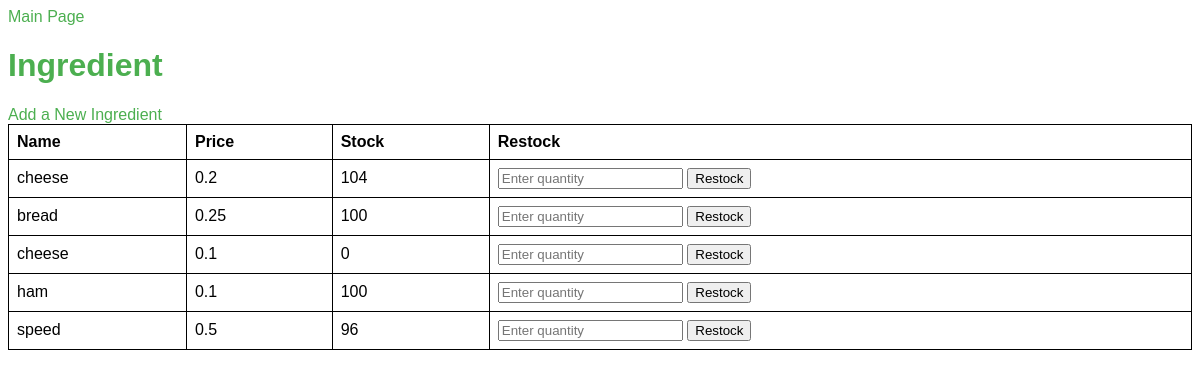
/ingredients, run on the app's committed database.
### backend/app/models/ingredient.py (models this page shows, shortened)
class Ingredient(Base):
    __tablename__ = "ingredients"
    ingredient_id = Column(Integer, primary_key=True, index=True)
    name = Column(String, index=True)
    price_per_unit = Column(Float)  # Purchasing price per unit
    stock_quantity = Column(Integer, default=0)
    ingredient_products = relationship("ProductIngredient", back_populates="ingredient")

### backend/app/services/admin_webpage.py (the view)
@app.route('/ingredients')
def ingredients():
    try:
        ingredients = database.get_all_ingredients(eager_load=True)
        return render_template(INGREDIENTS_TEMPLATE, ingredients=ingredients)
    except Exception as e:
        logging.error(f"Error in ingredients: {e}", exc_info=e)
        return render_template(INGREDIENTS_TEMPLATE, ingredients=[], error_message=str(e))

### backend/app/chame_app/database_instance.py (called while the page is built)
    def get_session(self):
        try:
            return self.SessionLocal()
        except Exception as e:
            raise RuntimeError(f"get_session failed: {e}") from e

    def get_all_ingredients(self, eager_load=False, session=None) -> List[Ingredient]:
        close_session = False
        if session is None:
            session = self.get_session()
            close_session = True
        try:
            query = session.query(Ingredient)
            if eager_load:
                query = query.options(joinedload('*'))
            ingredients = query.all()
            return ingredients
        except Exception as e:
            raise RuntimeError(f"get_all_ingredients failed (eager_load={eager_load}): {e}") from e
        finally:
            if close_session:
                session.close()

### frontend/admin_webpage/templates/ingredients.html (shortened to what this page needs)
<!DOCTYPE html>
<html lang="en">
<head>
    <link rel="stylesheet" href="{{ url_for('static', filename='css/style.css') }}">
</head>
<body>
    <a href="/">Main Page</a>
    <h1>Ingredient</h1>
    <a href="{{ url_for('add_ingredient') }}">Add a New Ingredient</a>
    <table>
        <thead>
            <tr>
                <th>Name</th>
                <th>Price</th>
                <th>Stock</th>
                <th>Restock</th>
            </tr>
        </thead>
        <tbody>
            {% for ingredient in ingredients %}
                <tr>
                    <td>{{ ingredient.name }}</td>
                    <td>{{ ingredient.price_per_unit }}</td>
                    <td>{{ ingredient.stock_quantity }}</td>
                    <td>
                        <form method="POST" action="/ingredients/restock">
                            <input type="number" name="restock_quantity" min="1" placeholder="Enter quantity" required>
                            <button type="submit">Restock</button>
                        </form>
                    </td>
                </tr>
            {% endfor %}
        </tbody>
    </table>
</body>
</html>

### frontend/admin_webpage/static/css/style.css (style rules this page uses)
body { font-family: Arial, sans-serif; }
h1 { color: #4CAF50; }
table { width: 100%; border-collapse: collapse; }
table, th, td { border: 1px solid black; }
th, td { padding: 8px; text-align: left; }
a { color: #4CAF50; text-decoration: none; }

### data on the page
Ingredient: name "cheese", price_per_unit "0.2", stock_quantity "104"
Ingredient: name "bread", price_per_unit "0.25", stock_quantity "100"
Ingredient: name "cheese", price_per_unit "0.1", stock_quantity "0"
Ingredient: name "ham", price_per_unit "0.1", stock_quantity "100"
Ingredient: name "speed", price_per_unit "0.5", stock_quantity "96"
